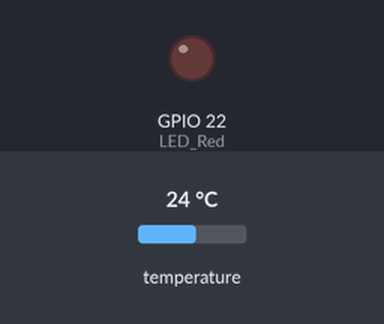
A sketch run on a simulated ESP32-C6. On the bench: output pins drawn as LEDs (lit = HIGH). The inputs (shaded band) are chosen by the test bench; at power-on: temperature 24 °C. What the sketch prints to the serial monitor is not drawn.

Above: at 1.1 s.
At 5.61 s:
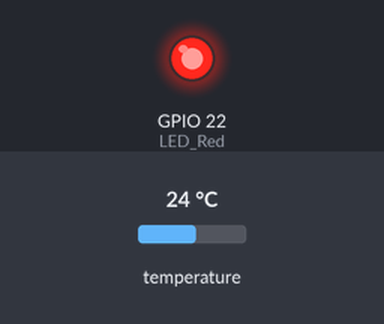
Timing chart, 0 to 7.6 s (numbered marks = the images above):
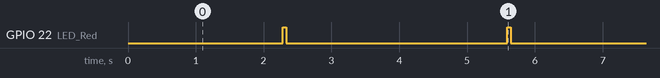

Measured:
- by itself, GPIO 22 (LED_Red): alternates HIGH for 0.05 s and LOW for 3.3 s

The sketch:

DOW_Test.ino
```cpp
/*
  Dave Williams, DitroniX 2019-2026 (ditronix.net)
  CWX(C6), AQIX and AQIL Compact Weather Station and Air Quality Monitors - ESP32-C6 Series Board
  Features include ESP32-C6, BME280, SCD40/SCD41 Air Quality CO2 Sensor, SFH2440 Light Sensor, CR123A, Battery Sensor, USB ESP32C6 Dev Board  Flashing Compatible

  PCA 1.2603 - CWX(C6), AQIX and AQIL - Basic Bring Up Test Code - March 2026

  Remember!
  - Set the BOARD to Use ESP32C6 Dev Module (or similar).
  - You can also set the BAUD rate up to 921600 to speed up flashing.
  - The SDK does NOT need external power to flash.  It will take Power from the USB 5V.
  - The Serial Monitor is configured for BAUD 115200

  The purpose of this test code is to cycle through the various main functions of the board as part of bring up testing.
  .
  This test code is OPEN SOURCE and formatted for easier viewing.  Although is is not intended for real world use, it may be freely used, or modified as needed.
  It is distributed on an "AS IS" BASIS, WITHOUT WARRANTIES OR CONDITIONS OF ANY KIND, either express or implied.

  Further information, details and examples can be found on our website or github.com/DitroniX

  CWX           https://github.com/DitroniX/CWX-Compact-Weather-Station
  AQIX          https://github.com/DitroniX/AQIX-Air-Quality-Monitor-IoT-Weather-Station
  AQIL (LoRA)   https://github.com/DitroniX/AQIL-ESP32-C6-SX1262-LoRa-Air-Quality-Monitor-IoT-Weather-Station
*/

// Libraries
#include <OneWire.h>
#include <DallasTemperature.h>

// ****************  VARIABLES / DEFINES / STATIC ****************

// Constants
const int LoopDelay = 1; // Loop Delay in Seconds

// **************** OUTPUTS ****************
#define LED_Red 22    // Red LED
#define LED_Green 21  // Gren LED
#define LED_Blue 23   // Blue LED

// OneWire
#define ONE_WIRE_BUS 13


OneWire oneWire(ONE_WIRE_BUS);
DallasTemperature sensors(&oneWire);

// ######### SETUP #########
void setup(void) {
  // start serial port
  Serial.begin(115200);
  Serial.println("Dallas Temperature IC Control Library Demo");

  // Start up the library
  sensors.begin();

  // LEDs
  pinMode(LED_Red, OUTPUT);

  // LEDs Default Off State
  digitalWrite(LED_Red, LOW);

  Serial.println("CWX(C6), AQIX and AQIL Configured...\n");
}

// ######### LOOP #########
void loop(void) {
  // call sensors.requestTemperatures() to issue a global temperature
  // request to all devices on the bus
  Serial.print("Requesting temperatures...");
  sensors.requestTemperatures();  // Send the command to get temperatures
  Serial.println("DONE\n");
  delay(1500);

  // After we received the temperatures, we can print them here.
  // We use the function ByIndex, and as an example get the temperature from the first sensor only.
  float tempC = sensors.getTempCByIndex(0);

  // Check if reading was successful
  if (tempC != DEVICE_DISCONNECTED_C) {
    Serial.print("Temperature for the device 1 (index 0) is: ");
    Serial.println(tempC);
  } else {
    Serial.println("Error: Could not read temperature data\n");
  }


  // Heatbeat LED
  digitalWrite(LED_Red, HIGH);
  delay(50);
  digitalWrite(LED_Red, LOW);

  // Loop Delay
  delay(LoopDelay * 1000);
}
```
